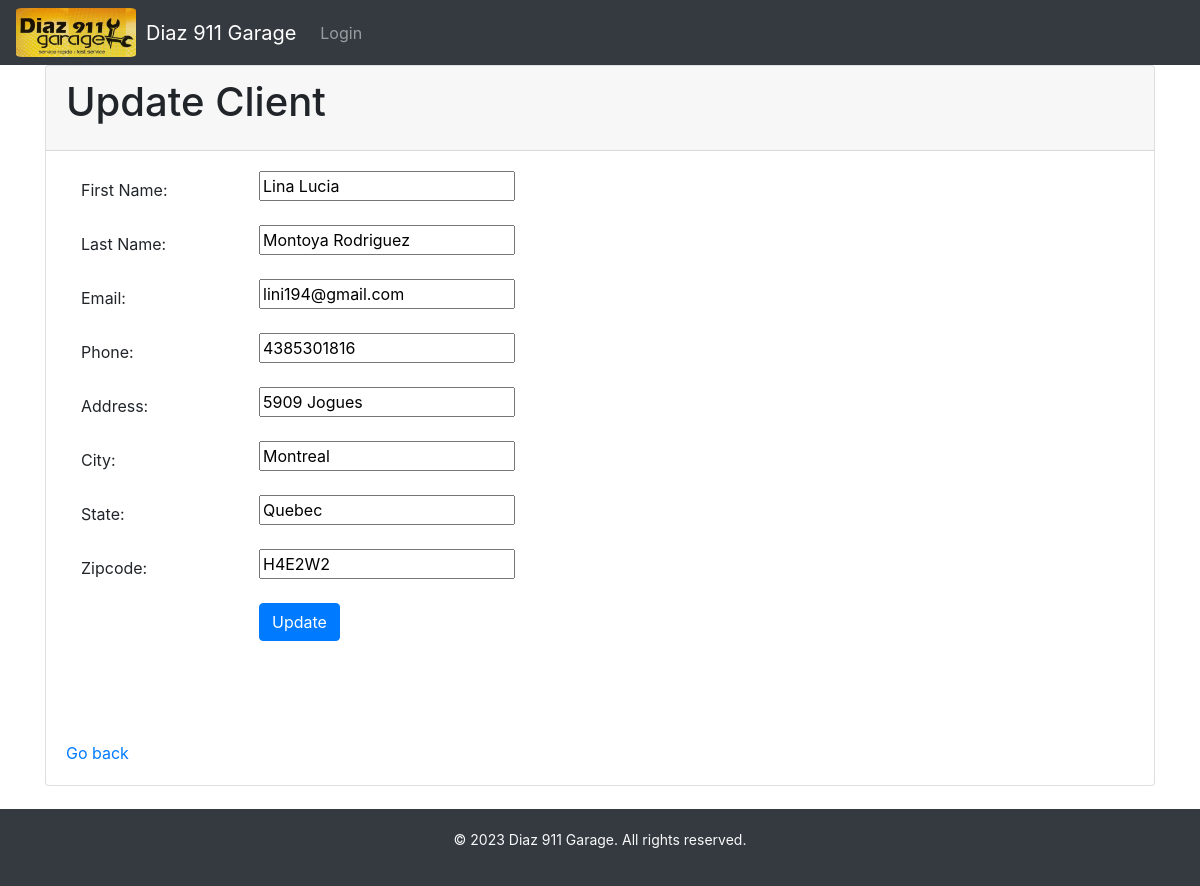
Page /update_client/1 on the committed database.
### clients/models.py (models this page shows, shortened)
class Client(models.Model):
    id_client = models.AutoField(primary_key=True)
    firstName = models.CharField(max_length=100)
    lastName = models.CharField(max_length=100)
    email = models.EmailField(max_length=100)
    phone = models.CharField(max_length=15)
    address = models.CharField(max_length=100)
    city = models.CharField(max_length=50)
    state = models.CharField(max_length=50)
    zipcode = models.CharField(max_length=10)
    date_added = models.DateTimeField(auto_now_add=True)

### clients/views.py (the view)
# urls.py: path('update_client/<int:id_client>', views.update_client, name='update_client'),
def update_client(request, id_client):
    try:
        client = Client.objects.get(id_client=id_client)
    except Client.DoesNotExist:
        return HttpResponseNotFound('Client not found')
    formClient = UpdateClientForm(instance=client)
    context = {
        'formClient': formClient,
        'client': client,
    }
    if request.method == 'POST':
        formClient = UpdateClientForm(request.POST, instance=client)
        if formClient.is_valid():
            formClient.save()
            return redirect('client_detail', id_client=id_client)
    return render(request, 'clients/update_client.html', context)

### clients/forms.py
class UpdateClientForm(forms.ModelForm):
    class Meta:
        model = Client
        fields = ['firstName', 'lastName', 'email', 'phone', 'address', 'city', 'state', 'zipcode']

### clients/templates/clients/update_client.html (shortened to what this page needs)
{% extends 'clients/base.html' %}
{% block content %}
<div class="card">
  <div class="card-header">
    <h1 class="card-title">Update Client</h1>
  </div>
  <div class="card-body">
    <div class="container">
      <form method="post" class="form-horizontal">
        <div class="form-group row">
          <label for="{{ form.firstName.id_for_label }}" class="col-sm-2 col-form-label">First Name:</label>
          <div class="col-sm-10">
            {{ formClient.firstName }}
          </div>
        </div>
        <div class="form-group row">
          <label for="{{ form.lastName.id_for_label }}" class="col-sm-2 col-form-label">Last Name:</label>
          <div class="col-sm-10">
            {{ formClient.lastName }}
          </div>
        </div>
        <div class="form-group row">
          <label for="{{ form.email.id_for_label }}" class="col-sm-2 col-form-label">Email:</label>
          <div class="col-sm-10">
            {{ formClient.email }}
          </div>
        </div>
        <div class="form-group row">
          <label for="{{ form.phone.id_for_label }}" class="col-sm-2 col-form-label">Phone:</label>
          <div class="col-sm-10">
            {{ formClient.phone }}
          </div>
        </div>
        <div class="form-group row">
          <label for="{{ form.address.id_for_label }}" class="col-sm-2 col-form-label">Address:</label>
          <div class="col-sm-10">
            {{ formClient.address }}
          </div>
        </div>
        <div class="form-group row">
          <label for="{{ form.city.id_for_label }}" class="col-sm-2 col-form-label">City:</label>
          <div class="col-sm-10">
            {{ formClient.city }}
          </div>
        </div>
        <div class="form-group row">
          <label for="{{ form.state.id_for_label }}" class="col-sm-2 col-form-label">State:</label>
          <div class="col-sm-10">
            {{ formClient.state }}
          </div>
        </div>
        <div class="form-group row">
          <label for="{{ form.zipcode.id_for_label }}" class="col-sm-2 col-form-label">Zipcode:</label>
          <div class="col-sm-10">
            {{ formClient.zipcode }}
          </div>
        </div>
        <div class="form-group row">
          <div class="offset-sm-2 col-sm-10">
            <button type="submit" class="btn btn-primary">Update</button>
          </div>
        </div>
      </form>
    </div>
    <a href="javascript:history.go(-1)">Go back</a>
  </div>
</div>
{% endblock %}

### clients/templates/clients/base.html (style rules this page uses)
.container { margin-bottom: 100px; }

### rows in the picture
Client: firstName "Lina Lucia", lastName "Montoya Rodriguez", email "lini194@gmail.com", phone "4385301816", address "5909 Jogues", city "Montreal", state "Quebec", zipcode "H4E2W2"
